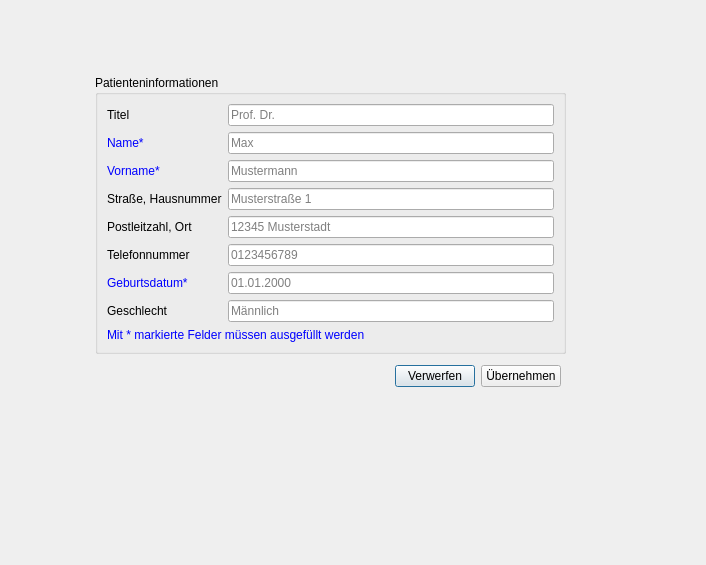
<?xml version="1.0" encoding="UTF-8"?>
<ui version="4.0">
 <class>patienteditdialog</class>
 <widget class="QDialog" name="patienteditdialog">
  <property name="geometry">
   <rect>
    <x>0</x>
    <y>0</y>
    <width>706</width>
    <height>565</height>
   </rect>
  </property>
  <property name="windowTitle">
   <string>Form</string>
  </property>
  <widget class="QWidget" name="verticalLayoutWidget">
   <property name="geometry">
    <rect>
     <x>90</x>
     <y>70</y>
     <width>481</width>
     <height>391</height>
    </rect>
   </property>
   <layout class="QVBoxLayout" name="verticalLayout">
    <property name="leftMargin">
     <number>5</number>
    </property>
    <property name="topMargin">
     <number>5</number>
    </property>
    <property name="rightMargin">
     <number>5</number>
    </property>
    <property name="bottomMargin">
     <number>5</number>
    </property>
    <item>
     <widget class="QGroupBox" name="PatientEditGroupBox">
      <property name="minimumSize">
       <size>
        <width>0</width>
        <height>0</height>
       </size>
      </property>
      <property name="title">
       <string>Patienteninformationen</string>
      </property>
      <layout class="QFormLayout" name="formLayout">
       <item row="0" column="0">
        <widget class="QLabel" name="TitleLabel">
         <property name="text">
          <string>Titel</string>
         </property>
        </widget>
       </item>
       <item row="0" column="1">
        <widget class="QLineEdit" name="TitleLineEdit">
         <property name="text">
          <string/>
         </property>
         <property name="readOnly">
          <bool>false</bool>
         </property>
         <property name="placeholderText">
          <string>Prof. Dr.</string>
         </property>
        </widget>
       </item>
       <item row="1" column="0">
        <widget class="QLabel" name="NameLabel">
         <property name="styleSheet">
          <string notr="true">color:blue

</string>
         </property>
         <property name="text">
          <string>Name*</string>
         </property>
        </widget>
       </item>
       <item row="1" column="1">
        <widget class="QLineEdit" name="NameLineEdit">
         <property name="text">
          <string/>
         </property>
         <property name="readOnly">
          <bool>false</bool>
         </property>
         <property name="placeholderText">
          <string>Max</string>
         </property>
        </widget>
       </item>
       <item row="2" column="0">
        <widget class="QLabel" name="FirstNameLabel">
         <property name="styleSheet">
          <string notr="true">color:blue

</string>
         </property>
         <property name="text">
          <string>Vorname*</string>
         </property>
        </widget>
       </item>
       <item row="2" column="1">
        <widget class="QLineEdit" name="FirstNameLineEdit">
         <property name="text">
          <string/>
         </property>
         <property name="readOnly">
          <bool>false</bool>
         </property>
         <property name="placeholderText">
          <string>Mustermann</string>
         </property>
        </widget>
       </item>
       <item row="3" column="0">
        <widget class="QLabel" name="StreetLabel">
         <property name="text">
          <string>Straße, Hausnummer</string>
         </property>
        </widget>
       </item>
       <item row="3" column="1">
        <widget class="QLineEdit" name="StreetLineEdit">
         <property name="text">
          <string/>
         </property>
         <property name="readOnly">
          <bool>false</bool>
         </property>
         <property name="placeholderText">
          <string>Musterstraße 1</string>
         </property>
        </widget>
       </item>
       <item row="4" column="0">
        <widget class="QLabel" name="CityLabel">
         <property name="text">
          <string>Postleitzahl, Ort</string>
         </property>
        </widget>
       </item>
       <item row="4" column="1">
        <widget class="QLineEdit" name="CityLineEdit">
         <property name="text">
          <string/>
         </property>
         <property name="readOnly">
          <bool>false</bool>
         </property>
         <property name="placeholderText">
          <string>12345 Musterstadt</string>
         </property>
        </widget>
       </item>
       <item row="5" column="0">
        <widget class="QLabel" name="PhoneNrLabel">
         <property name="text">
          <string>Telefonnummer</string>
         </property>
        </widget>
       </item>
       <item row="5" column="1">
        <widget class="QLineEdit" name="PhoneNrLineEdit">
         <property name="text">
          <string/>
         </property>
         <property name="readOnly">
          <bool>false</bool>
         </property>
         <property name="placeholderText">
          <string>0123456789</string>
         </property>
        </widget>
       </item>
       <item row="6" column="0">
        <widget class="QLabel" name="BirthdayLabel">
         <property name="styleSheet">
          <string notr="true">color:blue

</string>
         </property>
         <property name="text">
          <string>Geburtsdatum*</string>
         </property>
        </widget>
       </item>
       <item row="6" column="1">
        <widget class="QLineEdit" name="BirthdayLineEdit">
         <property name="text">
          <string/>
         </property>
         <property name="readOnly">
          <bool>false</bool>
         </property>
         <property name="placeholderText">
          <string>01.01.2000</string>
         </property>
        </widget>
       </item>
       <item row="7" column="0">
        <widget class="QLabel" name="GenderLabel">
         <property name="text">
          <string>Geschlecht</string>
         </property>
        </widget>
       </item>
       <item row="7" column="1">
        <widget class="QLineEdit" name="GenderLineEdit">
         <property name="text">
          <string/>
         </property>
         <property name="readOnly">
          <bool>false</bool>
         </property>
         <property name="placeholderText">
          <string>Männlich</string>
         </property>
        </widget>
       </item>
       <item row="8" column="0" colspan="2">
        <widget class="QLabel" name="DisclaimerLabel">
         <property name="styleSheet">
          <string notr="true">color:blue</string>
         </property>
         <property name="text">
          <string>Mit * markierte Felder müssen ausgefüllt werden</string>
         </property>
        </widget>
       </item>
      </layout>
     </widget>
    </item>
    <item>
     <layout class="QHBoxLayout" name="horizontalLayout">
      <property name="leftMargin">
       <number>5</number>
      </property>
      <property name="topMargin">
       <number>5</number>
      </property>
      <property name="rightMargin">
       <number>5</number>
      </property>
      <property name="bottomMargin">
       <number>5</number>
      </property>
      <item>
       <spacer name="horizontalSpacer">
        <property name="orientation">
         <enum>Qt::Orientation::Horizontal</enum>
        </property>
        <property name="sizeHint" stdset="0">
         <size>
          <width>40</width>
          <height>20</height>
         </size>
        </property>
       </spacer>
      </item>
      <item>
       <widget class="QPushButton" name="rejectButton">
        <property name="text">
         <string>Verwerfen</string>
        </property>
       </widget>
      </item>
      <item>
       <widget class="QPushButton" name="acceptButton">
        <property name="text">
         <string>Übernehmen</string>
        </property>
       </widget>
      </item>
     </layout>
    </item>
    <item>
     <widget class="QLabel" name="ErrorMessageLabel">
      <property name="styleSheet">
       <string notr="true">color:red
</string>
      </property>
      <property name="text">
       <string/>
      </property>
     </widget>
    </item>
   </layout>
  </widget>
 </widget>
 <resources/>
 <connections>
  <connection>
   <sender>acceptButton</sender>
   <signal>clicked()</signal>
   <receiver>patienteditdialog</receiver>
   <slot>accept()</slot>
   <hints>
    <hint type="sourcelabel">
     <x>546</x>
     <y>403</y>
    </hint>
    <hint type="destinationlabel">
     <x>628</x>
     <y>420</y>
    </hint>
   </hints>
  </connection>
  <connection>
   <sender>rejectButton</sender>
   <signal>clicked()</signal>
   <receiver>patienteditdialog</receiver>
   <slot>reject()</slot>
   <hints>
    <hint type="sourcelabel">
     <x>456</x>
     <y>400</y>
    </hint>
    <hint type="destinationlabel">
     <x>628</x>
     <y>446</y>
    </hint>
   </hints>
  </connection>
 </connections>
</ui>
